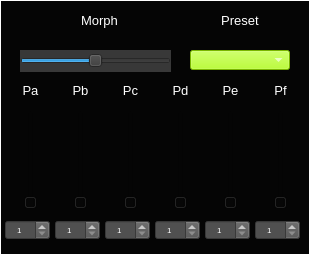
  <widget class="CustomFrame" name="frame_MsoSegments">
   <property name="geometry">
    <rect>
     <x>405</x>
     <y>175</y>
     <width>310</width>
     <height>255</height>
    </rect>
   </property>
   <property name="styleSheet">
    <string notr="true">background-color: rgb(5, 5, 5);
color: rgb(255, 255, 255);</string>
   </property>
   <property name="frameShape">
    <enum>QFrame::Panel</enum>
   </property>
   <property name="frameShadow">
    <enum>QFrame::Plain</enum>
   </property>
   <property name="midLineWidth">
    <number>1</number>
   </property>
   <widget class="QLabel" name="label_109">
    <property name="geometry">
     <rect>
      <x>200</x>
      <y>10</y>
      <width>80</width>
      <height>21</height>
     </rect>
    </property>
    <property name="font">
     <font>
      <pointsize>10</pointsize>
     </font>
    </property>
    <property name="styleSheet">
     <string notr="true">color: rgb(255, 255, 255);</string>
    </property>
    <property name="text">
     <string>Preset</string>
    </property>
    <property name="alignment">
     <set>Qt::AlignCenter</set>
    </property>
   </widget>
   <widget class="QLabel" name="label_214">
    <property name="geometry">
     <rect>
      <x>54</x>
      <y>10</y>
      <width>91</width>
      <height>20</height>
     </rect>
    </property>
    <property name="font">
     <font>
      <pointsize>10</pointsize>
     </font>
    </property>
    <property name="styleSheet">
     <string notr="true">color: rgb(255, 255, 255);</string>
    </property>
    <property name="text">
     <string>Morph</string>
    </property>
    <property name="alignment">
     <set>Qt::AlignCenter</set>
    </property>
   </widget>
   <widget class="QLabel" name="label_215">
    <property name="geometry">
     <rect>
      <x>15</x>
      <y>80</y>
      <width>31</width>
      <height>21</height>
     </rect>
    </property>
    <property name="font">
     <font>
      <pointsize>10</pointsize>
     </font>
    </property>
    <property name="styleSheet">
     <string notr="true">color: rgb(255, 255, 255);</string>
    </property>
    <property name="text">
     <string>Pa</string>
    </property>
    <property name="alignment">
     <set>Qt::AlignCenter</set>
    </property>
   </widget>
   <widget class="CustomSpinBox" name="spinBox_MSOSynth_Pos_a">
    <property name="geometry">
     <rect>
      <x>5</x>
      <y>220</y>
      <width>45</width>
      <height>20</height>
     </rect>
    </property>
    <property name="font">
     <font>
      <pointsize>6</pointsize>
     </font>
    </property>
    <property name="focusPolicy">
     <enum>Qt::NoFocus</enum>
    </property>
    <property name="styleSheet">
     <string notr="true">background-color: rgb(80,80,80);
color: rgb(255, 255, 255);</string>
    </property>
    <property name="alignment">
     <set>Qt::AlignCenter</set>
    </property>
    <property name="readOnly">
     <bool>false</bool>
    </property>
    <property name="accelerated">
     <bool>true</bool>
    </property>
    <property name="minimum">
     <number>1</number>
    </property>
    <property name="maximum">
     <number>2046</number>
    </property>
    <property name="value">
     <number>1</number>
    </property>
   </widget>
   <widget class="CustomVerticalSlider" name="verticalSlider_MSOSynth_Pos_a">
    <property name="geometry">
     <rect>
      <x>20</x>
      <y>110</y>
      <width>22</width>
      <height>100</height>
     </rect>
    </property>
    <property name="minimum">
     <number>1</number>
    </property>
    <property name="maximum">
     <number>2046</number>
    </property>
    <property name="singleStep">
     <number>10</number>
    </property>
    <property name="pageStep">
     <number>100</number>
    </property>
    <property name="orientation">
     <enum>Qt::Vertical</enum>
    </property>
    <property name="tickPosition">
     <enum>QSlider::NoTicks</enum>
    </property>
    <property name="tickInterval">
     <number>10</number>
    </property>
   </widget>
   <widget class="CustomSpinBox" name="spinBox_MSOSynth_Pos_b">
    <property name="geometry">
     <rect>
      <x>55</x>
      <y>220</y>
      <width>45</width>
      <height>20</height>
     </rect>
    </property>
    <property name="font">
     <font>
      <pointsize>6</pointsize>
     </font>
    </property>
    <property name="focusPolicy">
     <enum>Qt::NoFocus</enum>
    </property>
    <property name="styleSheet">
     <string notr="true">background-color: rgb(80,80,80);
color: rgb(255, 255, 255);</string>
    </property>
    <property name="alignment">
     <set>Qt::AlignCenter</set>
    </property>
    <property name="readOnly">
     <bool>false</bool>
    </property>
    <property name="accelerated">
     <bool>true</bool>
    </property>
    <property name="minimum">
     <number>1</number>
    </property>
    <property name="maximum">
     <number>2046</number>
    </property>
    <property name="value">
     <number>1</number>
    </property>
   </widget>
   <widget class="CustomSpinBox" name="spinBox_MSOSynth_Pos_c">
    <property name="geometry">
     <rect>
      <x>105</x>
      <y>220</y>
      <width>45</width>
      <height>20</height>
     </rect>
    </property>
    <property name="font">
     <font>
      <pointsize>6</pointsize>
     </font>
    </property>
    <property name="focusPolicy">
     <enum>Qt::NoFocus</enum>
    </property>
    <property name="styleSheet">
     <string notr="true">background-color: rgb(80,80,80);
color: rgb(255, 255, 255);</string>
    </property>
    <property name="alignment">
     <set>Qt::AlignCenter</set>
    </property>
    <property name="readOnly">
     <bool>false</bool>
    </property>
    <property name="accelerated">
     <bool>true</bool>
    </property>
    <property name="minimum">
     <number>1</number>
    </property>
    <property name="maximum">
     <number>2046</number>
    </property>
    <property name="value">
     <number>1</number>
    </property>
   </widget>
   <widget class="CustomSpinBox" name="spinBox_MSOSynth_Pos_d">
    <property name="geometry">
     <rect>
      <x>155</x>
      <y>220</y>
      <width>45</width>
      <height>20</height>
     </rect>
    </property>
    <property name="font">
     <font>
      <pointsize>6</pointsize>
     </font>
    </property>
    <property name="focusPolicy">
     <enum>Qt::NoFocus</enum>
    </property>
    <property name="styleSheet">
     <string notr="true">background-color: rgb(80,80,80);
color: rgb(255, 255, 255);</string>
    </property>
    <property name="alignment">
     <set>Qt::AlignCenter</set>
    </property>
    <property name="readOnly">
     <bool>false</bool>
    </property>
    <property name="accelerated">
     <bool>true</bool>
    </property>
    <property name="minimum">
     <number>1</number>
    </property>
    <property name="maximum">
     <number>2046</number>
    </property>
    <property name="value">
     <number>1</number>
    </property>
   </widget>
   <widget class="CustomSpinBox" name="spinBox_MSOSynth_Pos_e">
    <property name="geometry">
     <rect>
      <x>205</x>
      <y>220</y>
      <width>45</width>
      <height>20</height>
     </rect>
    </property>
    <property name="font">
     <font>
      <pointsize>6</pointsize>
     </font>
    </property>
    <property name="focusPolicy">
     <enum>Qt::NoFocus</enum>
    </property>
    <property name="styleSheet">
     <string notr="true">background-color: rgb(80,80,80);
color: rgb(255, 255, 255);</string>
    </property>
    <property name="alignment">
     <set>Qt::AlignCenter</set>
    </property>
    <property name="readOnly">
     <bool>false</bool>
    </property>
    <property name="accelerated">
     <bool>true</bool>
    </property>
    <property name="minimum">
     <number>1</number>
    </property>
    <property name="maximum">
     <number>2046</number>
    </property>
    <property name="value">
     <number>1</number>
    </property>
   </widget>
   <widget class="CustomSpinBox" name="spinBox_MSOSynth_Pos_f">
    <property name="geometry">
     <rect>
      <x>255</x>
      <y>220</y>
      <width>45</width>
      <height>20</height>
     </rect>
    </property>
    <property name="font">
     <font>
      <pointsize>6</pointsize>
     </font>
    </property>
    <property name="focusPolicy">
     <enum>Qt::NoFocus</enum>
    </property>
    <property name="styleSheet">
     <string notr="true">background-color: rgb(80,80,80);
color: rgb(255, 255, 255);</string>
    </property>
    <property name="alignment">
     <set>Qt::AlignCenter</set>
    </property>
    <property name="readOnly">
     <bool>false</bool>
    </property>
    <property name="accelerated">
     <bool>true</bool>
    </property>
    <property name="minimum">
     <number>1</number>
    </property>
    <property name="maximum">
     <number>2046</number>
    </property>
    <property name="value">
     <number>1</number>
    </property>
   </widget>
   <widget class="CustomVerticalSlider" name="verticalSlider_MSOSynth_Pos_b">
    <property name="geometry">
     <rect>
      <x>70</x>
      <y>110</y>
      <width>22</width>
      <height>100</height>
     </rect>
    </property>
    <property name="minimum">
     <number>1</number>
    </property>
    <property name="maximum">
     <number>2046</number>
    </property>
    <property name="singleStep">
     <number>10</number>
    </property>
    <property name="pageStep">
     <number>100</number>
    </property>
    <property name="orientation">
     <enum>Qt::Vertical</enum>
    </property>
    <property name="tickPosition">
     <enum>QSlider::NoTicks</enum>
    </property>
    <property name="tickInterval">
     <number>10</number>
    </property>
   </widget>
   <widget class="CustomVerticalSlider" name="verticalSlider_MSOSynth_Pos_c">
    <property name="geometry">
     <rect>
      <x>120</x>
      <y>110</y>
      <width>22</width>
      <height>100</height>
     </rect>
    </property>
    <property name="minimum">
     <number>1</number>
    </property>
    <property name="maximum">
     <number>2046</number>
    </property>
    <property name="singleStep">
     <number>10</number>
    </property>
    <property name="pageStep">
     <number>100</number>
    </property>
    <property name="orientation">
     <enum>Qt::Vertical</enum>
    </property>
    <property name="tickPosition">
     <enum>QSlider::NoTicks</enum>
    </property>
    <property name="tickInterval">
     <number>10</number>
    </property>
   </widget>
   <widget class="CustomVerticalSlider" name="verticalSlider_MSOSynth_Pos_d">
    <property name="geometry">
     <rect>
      <x>170</x>
      <y>110</y>
      <width>22</width>
      <height>100</height>
     </rect>
    </property>
    <property name="minimum">
     <number>1</number>
    </property>
    <property name="maximum">
     <number>2046</number>
    </property>
    <property name="singleStep">
     <number>10</number>
    </property>
    <property name="pageStep">
     <number>100</number>
    </property>
    <property name="orientation">
     <enum>Qt::Vertical</enum>
    </property>
    <property name="tickPosition">
     <enum>QSlider::NoTicks</enum>
    </property>
    <property name="tickInterval">
     <number>10</number>
    </property>
   </widget>
   <widget class="CustomVerticalSlider" name="verticalSlider_MSOSynth_Pos_e">
    <property name="geometry">
     <rect>
      <x>220</x>
      <y>110</y>
      <width>22</width>
      <height>100</height>
     </rect>
    </property>
    <property name="minimum">
     <number>1</number>
    </property>
    <property name="maximum">
     <number>2046</number>
    </property>
    <property name="singleStep">
     <number>10</number>
    </property>
    <property name="pageStep">
     <number>100</number>
    </property>
    <property name="orientation">
     <enum>Qt::Vertical</enum>
    </property>
    <property name="tickPosition">
     <enum>QSlider::NoTicks</enum>
    </property>
    <property name="tickInterval">
     <number>10</number>
    </property>
   </widget>
   <widget class="CustomVerticalSlider" name="verticalSlider_MSOSynth_Pos_f">
    <property name="geometry">
     <rect>
      <x>270</x>
      <y>110</y>
      <width>22</width>
      <height>100</height>
     </rect>
    </property>
    <property name="minimum">
     <number>1</number>
    </property>
    <property name="maximum">
     <number>2046</number>
    </property>
    <property name="singleStep">
     <number>10</number>
    </property>
    <property name="pageStep">
     <number>100</number>
    </property>
    <property name="orientation">
     <enum>Qt::Vertical</enum>
    </property>
    <property name="tickPosition">
     <enum>QSlider::NoTicks</enum>
    </property>
    <property name="tickInterval">
     <number>10</number>
    </property>
   </widget>
   <widget class="QLabel" name="label_216">
    <property name="geometry">
     <rect>
      <x>65</x>
      <y>80</y>
      <width>31</width>
      <height>21</height>
     </rect>
    </property>
    <property name="font">
     <font>
      <pointsize>10</pointsize>
     </font>
    </property>
    <property name="styleSheet">
     <string notr="true">color: rgb(255, 255, 255);</string>
    </property>
    <property name="text">
     <string>Pb</string>
    </property>
    <property name="alignment">
     <set>Qt::AlignCenter</set>
    </property>
   </widget>
   <widget class="QLabel" name="label_217">
    <property name="geometry">
     <rect>
      <x>115</x>
      <y>80</y>
      <width>31</width>
      <height>21</height>
     </rect>
    </property>
    <property name="font">
     <font>
      <pointsize>10</pointsize>
     </font>
    </property>
    <property name="styleSheet">
     <string notr="true">color: rgb(255, 255, 255);</string>
    </property>
    <property name="text">
     <string>Pc</string>
    </property>
    <property name="alignment">
     <set>Qt::AlignCenter</set>
    </property>
   </widget>
   <widget class="QLabel" name="label_218">
    <property name="geometry">
     <rect>
      <x>165</x>
      <y>80</y>
      <width>31</width>
      <height>21</height>
     </rect>
    </property>
    <property name="font">
     <font>
      <pointsize>10</pointsize>
     </font>
    </property>
    <property name="styleSheet">
     <string notr="true">color: rgb(255, 255, 255);</string>
    </property>
    <property name="text">
     <string>Pd</string>
    </property>
    <property name="alignment">
     <set>Qt::AlignCenter</set>
    </property>
   </widget>
   <widget class="QLabel" name="label_219">
    <property name="geometry">
     <rect>
      <x>215</x>
      <y>80</y>
      <width>31</width>
      <height>21</height>
     </rect>
    </property>
    <property name="font">
     <font>
      <pointsize>10</pointsize>
     </font>
    </property>
    <property name="styleSheet">
     <string notr="true">color: rgb(255, 255, 255);</string>
    </property>
    <property name="text">
     <string>Pe</string>
    </property>
    <property name="alignment">
     <set>Qt::AlignCenter</set>
    </property>
   </widget>
   <widget class="QLabel" name="label_220">
    <property name="geometry">
     <rect>
      <x>265</x>
      <y>80</y>
      <width>31</width>
      <height>21</height>
     </rect>
    </property>
    <property name="font">
     <font>
      <pointsize>10</pointsize>
     </font>
    </property>
    <property name="styleSheet">
     <string notr="true">color: rgb(255, 255, 255);</string>
    </property>
    <property name="text">
     <string>Pf</string>
    </property>
    <property name="alignment">
     <set>Qt::AlignCenter</set>
    </property>
   </widget>
   <widget class="CustomComboBox" name="comboBox_MsoSynthPreset">
    <property name="geometry">
     <rect>
      <x>190</x>
      <y>50</y>
      <width>100</width>
      <height>20</height>
     </rect>
    </property>
    <property name="font">
     <font>
      <pointsize>8</pointsize>
     </font>
    </property>
    <property name="focusPolicy">
     <enum>Qt::NoFocus</enum>
    </property>
    <property name="styleSheet">
     <string notr="true">selection-background-color: rgb(255, 0, 0);
border-color: rgb(0, 0, 0);
background-color: rgb(170, 255, 0);
</string>
    </property>
    <property name="currentText">
     <string/>
    </property>
    <property name="currentIndex">
     <number>-1</number>
    </property>
    <property name="maxVisibleItems">
     <number>4</number>
    </property>
   </widget>
   <widget class="CustomHorizontalSlider" name="horizontalSlider_MsoSynthMorph">
    <property name="geometry">
     <rect>
      <x>20</x>
      <y>50</y>
      <width>151</width>
      <height>22</height>
     </rect>
    </property>
    <property name="focusPolicy">
     <enum>Qt::NoFocus</enum>
    </property>
    <property name="styleSheet">
     <string notr="true">background-color: rgb(56, 56, 56);</string>
    </property>
    <property name="minimum">
     <number>5</number>
    </property>
    <property name="maximum">
     <number>95</number>
    </property>
    <property name="value">
     <number>50</number>
    </property>
    <property name="orientation">
     <enum>Qt::Horizontal</enum>
    </property>
   </widget>
  </widget>
